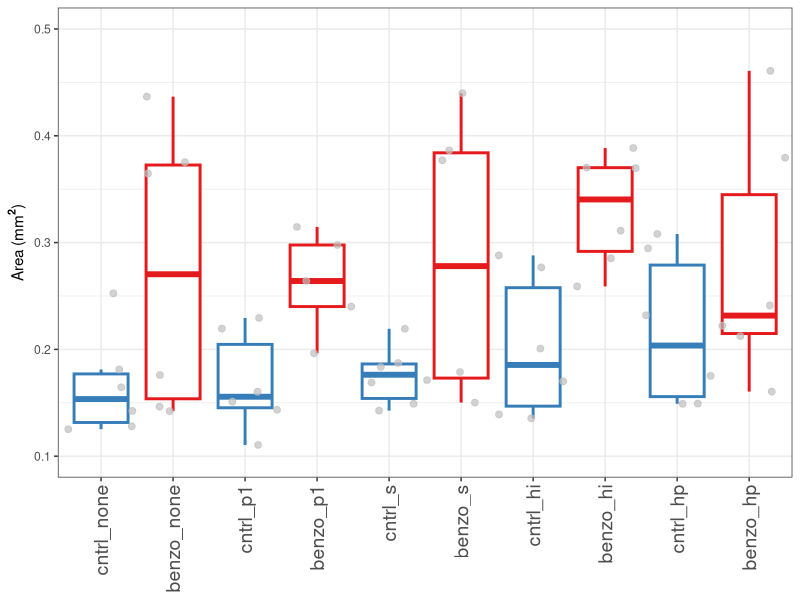
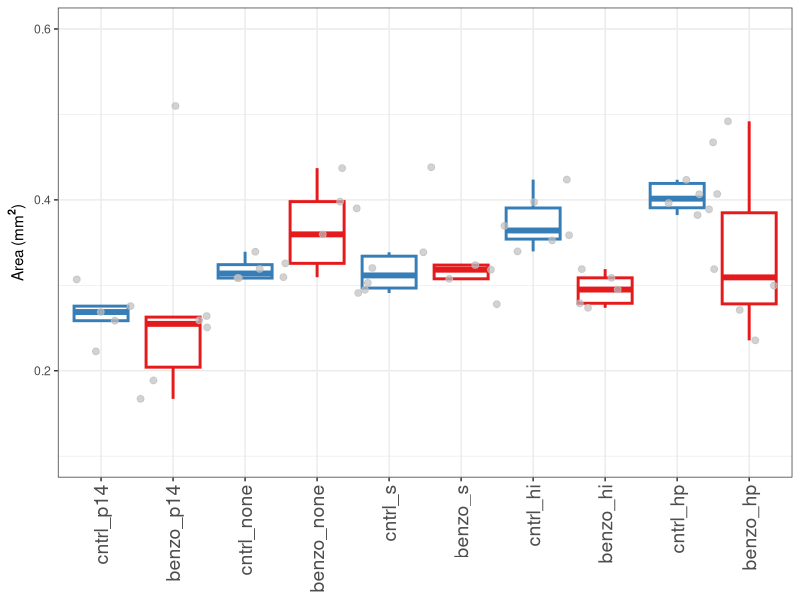
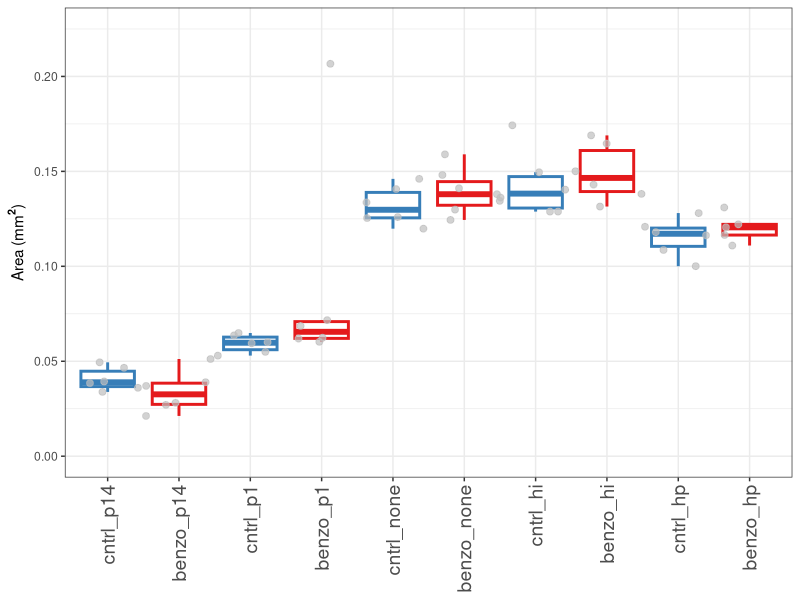
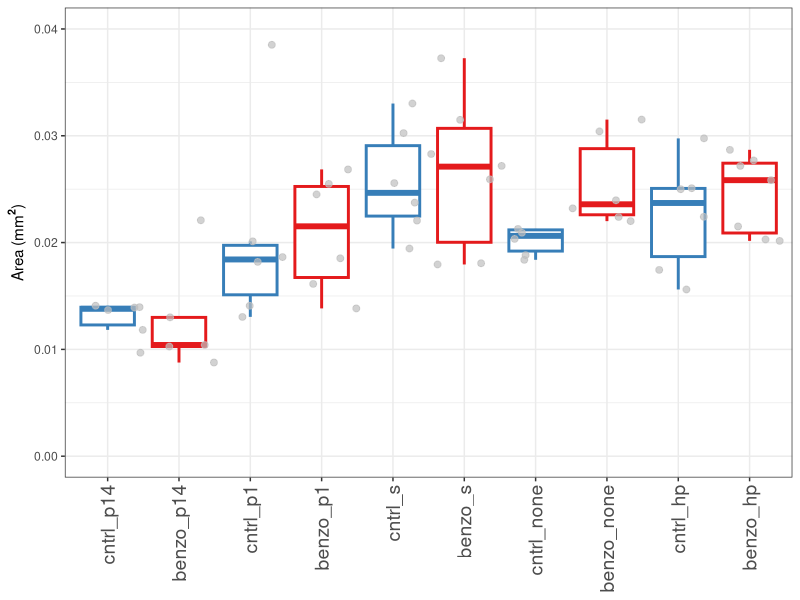
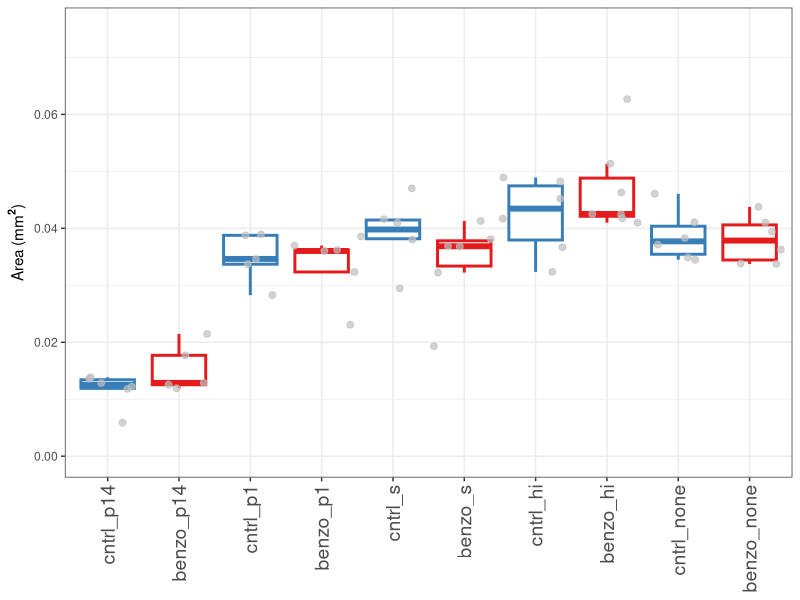
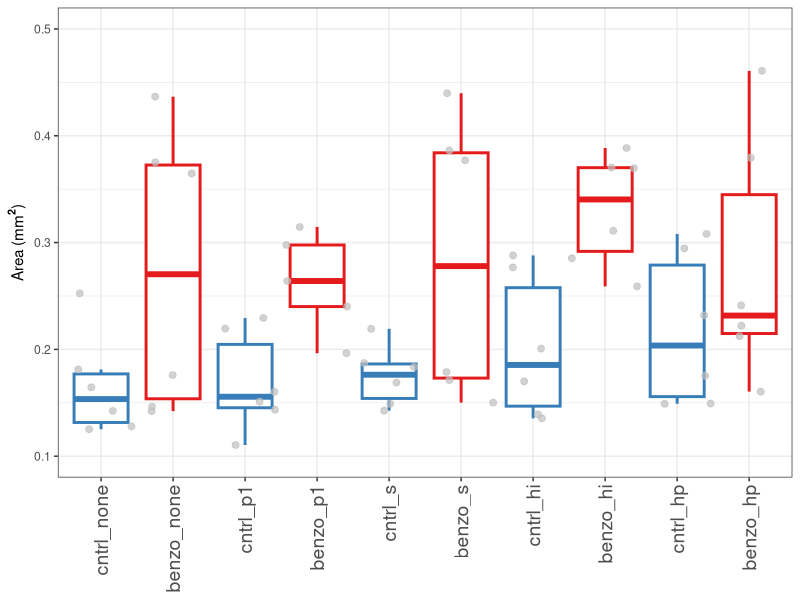
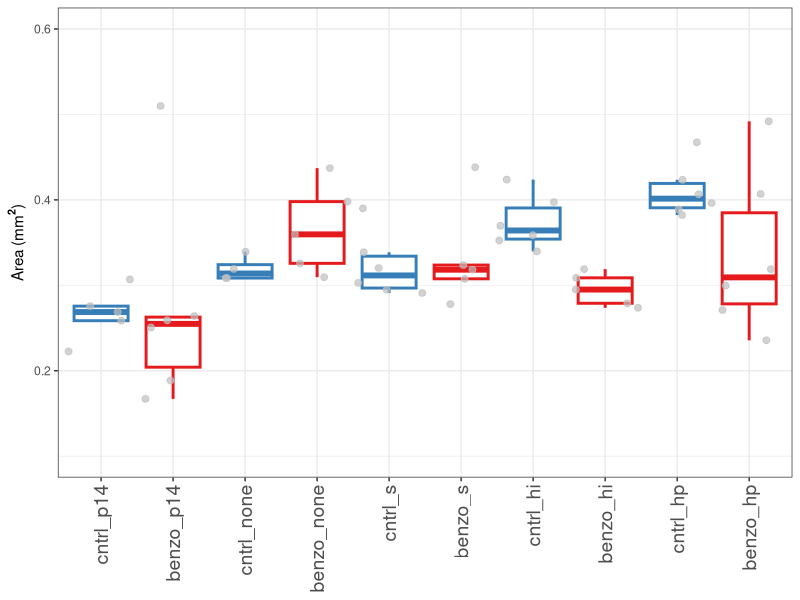
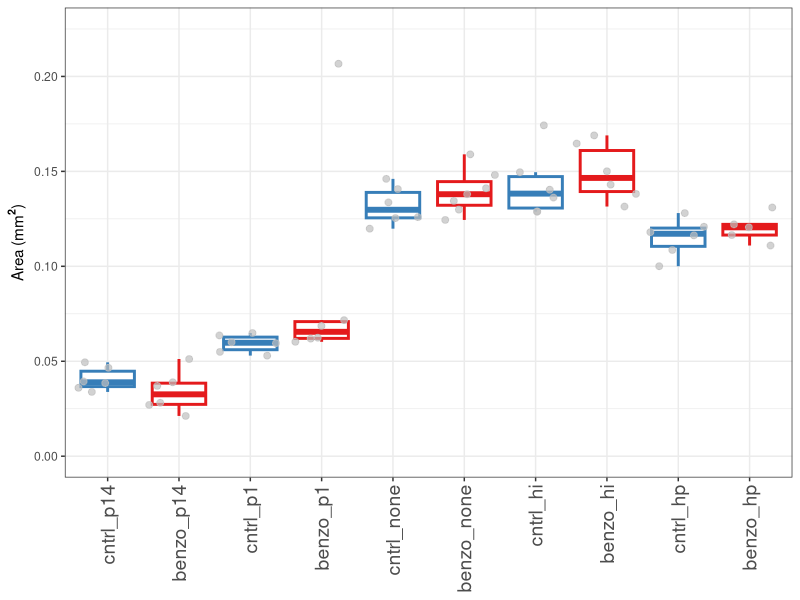

Here is the R script that generated these plots, in order: (Note: this script raises an error after producing the figures.)
#-------------------------------------------------------
# Read in data extracted from images by CellProfiler
#-------------------------------------------------------

library(ggplot2)
library(reshape2)
library(dplyr)


#-------------------------------------------------------
# Read in data
#-------------------------------------------------------
colonyInfo = read.table('EditedObjects.csv',sep=',',header=T,row.names=NULL)
ci = select(colonyInfo,ImageNumber,ObjectNumber,Metadata_Media,Metadata_Left,Metadata_Right,AreaShape_Area,AreaShape_Center_X)
ci

#-------------------------------------------------------
# Helper functions
#-------------------------------------------------------

# Within an image, find the left (or right) colony 
keepLeftOrRight <- function(areadf,LoR)
{
  onlyLeftAreas = areadf[1,]
  for(i in unique(areadf$ImageNumber))
  {
    tmp = areadf[areadf$ImageNumber == i,]
    if(nrow(tmp) > 1)
    {
      tmp = arrange(tmp,AreaShape_Center_X)
      if(LoR == 'L')
      {
        onlyLeftAreas = rbind(onlyLeftAreas,tmp[1,])
      }
      else
      {
        onlyLeftAreas = rbind(onlyLeftAreas,tmp[2,])
      }
      
    }
    else
    {
      onlyLeftAreas = rbind(onlyLeftAreas,tmp)
    }    
  }
  onlyLeftAreas = onlyLeftAreas[-1,]
  return(onlyLeftAreas)
}

retrieveAreasForSpecies <- function(speciesName)
{
  areas_left = ci[ci$Metadata_Left == speciesName,]
  areas_left = keepLeftOrRight(areas_left,'L')
  areas_left = mutate(areas_left, description = paste0(Metadata_Media,'_',Metadata_Right))
  areas_left = mutate(areas_left, paired_species = Metadata_Right)
    
  areas_right = ci[ci$Metadata_Right == speciesName,]
  areas_right = keepLeftOrRight(areas_right,'R')
  areas_right = mutate(areas_right,description = paste0(Metadata_Media,'_',Metadata_Left))
  areas_right = mutate(areas_right, paired_species = Metadata_Left)
  
  areas = rbind(areas_left,areas_right)
  return(areas)
}

#-------------------------------------------------------
# Bar plots
#-------------------------------------------------------
## Get areas for standards
std_areas = retrieveAreasForSpecies('standard')
std_areas = select(std_areas,description,AreaShape_Area,Metadata_Media)
std_area = mean(std_areas$AreaShape_Area)
sqcm = .0625 # the standard area is 0.254cm * 0.254cm = 6.4516 sq. mm


species = c("p14","p1","s","hi","hp")
species_labels = c("P. aeruginosa PA14","P. aeruginosa PA01","S. aureus","H. influenzae","H. parainfluenzae")
yL = c(0.1,0.1,0,0,0)
yU = c(0.5,0.6,0.225,0.04,0.075)

for( i in 1:length(species))
{
  ## Get areas for species i and plot
  areas = retrieveAreasForSpecies(species[i])
  areas = select(areas,description,AreaShape_Area,Metadata_Media)
  areas$AreaShape_Area = areas$AreaShape_Area * sqcm / std_area
  
  levelsList = c(ordered=TRUE)
  for(j in 1:length(species))
  {
    if(i != j)
    {
      levelsList = c(levelsList,paste0("cntrl_",species[j]),paste0("benzo_",species[j]))
    }
    else
    {
      levelsList = c(levelsList,"cntrl_none","benzo_none")
    }
  }
  areas$description = factor(areas$description,levels=levelsList)
  
  # Plot
  p = ggplot(areas, aes(x=factor(description), y=AreaShape_Area)) + 
    geom_boxplot(outlier.size=-1,size=1,aes(color=Metadata_Media)) + 
    scale_colour_brewer(palette = "Set1") +
    geom_jitter(color='grey',alpha=0.7,size=2, width = 0.5) +
    ylim(yL[i],yU[i]) +
    ylab(expression(paste("Area (mm"^bold("2"),")"))) +
    theme_bw() +
    theme(axis.text.x = element_text(angle = 90,vjust=0.5,hjust=1,size=14), axis.title.x = element_blank(),legend.position="none")
  print(p)
  
  ggsave(paste0("../Figures/",species_labels[i],".jpg"),width=8,height=2.5)
}


#-------------------------------------------------------
# Heat maps
#-------------------------------------------------------
library(pheatmap)
library(RColorBrewer)

# Fold change for heatmap for colony area fold change in control media 
# (fold change of column species grown next to row species relative to growth alone)
fold_change_control = matrix(data=NA,nrow=length(species),ncol=length(species))
colnames(fold_change_control) = species
row.names(fold_change_control) = species

p_values_control = matrix(data=NA,nrow=length(species),ncol=length(species))

for(i in species)
{
  speciesi_areas = retrieveAreasForSpecies(i)
  speciesi_areas = select(speciesi_areas,description,AreaShape_Area,Metadata_Media,paired_species)
  speciesi_areas$AreaShape_Area = speciesi_areas$AreaShape_Area * sqcm / std_area
  
  for(j in species)
  {
    if(i != j)
    {
      speciesi_none_cntrls = speciesi_areas[speciesi_areas$paired_species=='none' & speciesi_areas$Metadata_Media=='cntrl',]$AreaShape_Area
      speciesi_none_cntrl = mean(speciesi_none_cntrls)
      speciesi_paired_cntrls = speciesi_areas[speciesi_areas$paired_species==j & speciesi_areas$Metadata_Media=='cntrl',]$AreaShape_Area
      speciesi_paired_cntrl = mean(speciesi_paired_cntrls)
      p = wilcox.test(speciesi_none_cntrls,speciesi_paired_cntrls,alternative="two.sided")

      fold_change_control[row.names(fold_change_control) == j, colnames(fold_change_control) == i] = speciesi_paired_cntrl/speciesi_none_cntrl
      p_values_control[row.names(fold_change_control) == j, colnames(fold_change_control) == i] = p$p.value
    }
  }
}

adjustedPs = p.adjust(p_values_control, method = "fdr")
p_values_control_ajstd = matrix(adjustedPs,nrow=length(species),ncol=length(species))
colnames(p_values_control_ajstd) = species
row.names(p_values_control_ajstd) = species
write.table(p_values_control_ajstd, file="p_values_control_ajstd.txt", quote = FALSE, sep="\t")

#create the breaks
bk2 = unique(c(seq(min(fold_change_control, na.rm = TRUE), 0.99, length=9), 1, seq(1.01, max(fold_change_control, na.rm = TRUE), length=10)))

#set different color vectors for each interval
col1 = colorRampPalette(c("blue", 'white'))(9) #set the order of greys
col2 <- rep("white", 1)
col3 = colorRampPalette(c("white", "red"))(9)
colors2 <- c(col1, col2, col3)


#draw heatmap
fontsize = 12

hm.parameters <- list(fold_change_control, 
                      breaks=bk2,
                      color = colors2,
                      cellwidth = 20, cellheight = 20, scale = "none",
                      treeheight_row = 0,
                      treeheight_col = 0,
                      fontsize = fontsize, fontsize_row = fontsize,
                      fontsize_col = fontsize,
                      kmeans_k = NA,
                      Rowv=FALSE,na.rm=F, na.color="black",  Colv=FALSE, 
                      show_rownames = T, show_colnames = T,
                      main = NA,
                      cluster_rows = FALSE, cluster_cols = FALSE,
                      filename = "../Figures/fold_change_control_heat_map.png")

# To draw the heat map on screen 
do.call("pheatmap", hm.parameters)



# Fold change for heatmap for colony area fold change in benzo media 
# (fold change of column species grown next to row species relative to growth alone)
fold_change_benzo = matrix(data=NA,nrow=length(species),ncol=length(species))
colnames(fold_change_benzo) = species
row.names(fold_change_benzo) = species

p_values_benzo = matrix(data=NA,nrow=length(species),ncol=length(species))

for(i in species)
{
  speciesi_areas = retrieveAreasForSpecies(i)
  speciesi_areas = select(speciesi_areas,description,AreaShape_Area,Metadata_Media,paired_species)
  speciesi_areas$AreaShape_Area = speciesi_areas$AreaShape_Area * sqcm / std_area
  
  for(j in species)
  {
    if(i != j)
    {
      speciesi_none_benzos = speciesi_areas[speciesi_areas$paired_species=='none' & speciesi_areas$Metadata_Media=='benzo',]$AreaShape_Area
      speciesi_none_benzo = mean(speciesi_none_benzos)
      speciesi_paired_benzos = speciesi_areas[speciesi_areas$paired_species==j & speciesi_areas$Metadata_Media=='benzo',]$AreaShape_Area
      speciesi_paired_benzo = mean(speciesi_paired_benzos)
      p = wilcox.test(speciesi_none_benzos,speciesi_paired_benzos,alternative="two.sided")
      
      fold_change_benzo[row.names(fold_change_benzo) == j, colnames(fold_change_benzo) == i] = speciesi_paired_benzo/speciesi_none_benzo
      p_values_benzo[row.names(fold_change_benzo) == j, colnames(fold_change_benzo) == i] = p$p.value
    }
  }
}

adjustedPs = p.adjust(p_values_benzo, method = "fdr")
p_values_benzo_ajstd = matrix(adjustedPs,nrow=length(species),ncol=length(species))
colnames(p_values_benzo_ajstd) = species
row.names(p_values_benzo_ajstd) = species
write.table(p_values_benzo_ajstd, file="p_values_benzo_ajstd.txt", quote = FALSE, sep="\t")

#create the breaks
bk2 = unique(c(seq(min(fold_change_benzo, na.rm = TRUE), 0.99, length=9), 1, seq(1.01, max(fold_change_benzo, na.rm = TRUE), length=10)))

#draw heatmap
fontsize = 12

hm.parameters <- list(fold_change_benzo, 
                      breaks = bk2,
                      color = colors2,
                      cellwidth = 20, cellheight = 20, scale = "none",
                      fontsize = fontsize, fontsize_row = fontsize,
                      fontsize_col = fontsize,
                      kmeans_k = NA, 
                      show_rownames = T, show_colnames = T,
                      cluster_rows = FALSE, cluster_cols = FALSE,
                      filename = "../Figures/fold_change_benzo_heat_map.png")

# To draw the heat map on screen 
do.call("pheatmap", hm.parameters)


#heatmap of control vs benzo
fold_change = matrix(data=NA,nrow=5,ncol=5)
colnames(fold_change) = species
row.names(fold_change) = species

fold_change = fold_change_control-fold_change_benzo

#create the breaks
bk2 = unique(c(seq(min(fold_change, na.rm = TRUE), -0.001, length=9), 0, seq(0.001, max(fold_change, na.rm = TRUE), length=9)))

#draw heatmap
fontsize = 12

hm.parameters <- list(fold_change, 
                      breaks = bk2,
                      color = colors2,
                      cellwidth = 20, cellheight = 20, scale = "none",
                      fontsize = fontsize, fontsize_row = fontsize,
                      fontsize_col = fontsize,
                      kmeans_k = NA,
                      show_rownames = T, show_colnames = T,
                      clustering_method = "average",
                      cluster_rows = FALSE, cluster_cols = FALSE,
                      filename = "../Figures/fold_change_difference_heat_map.png")

# To draw the heat map on screen 
do.call("pheatmap", hm.parameters)


